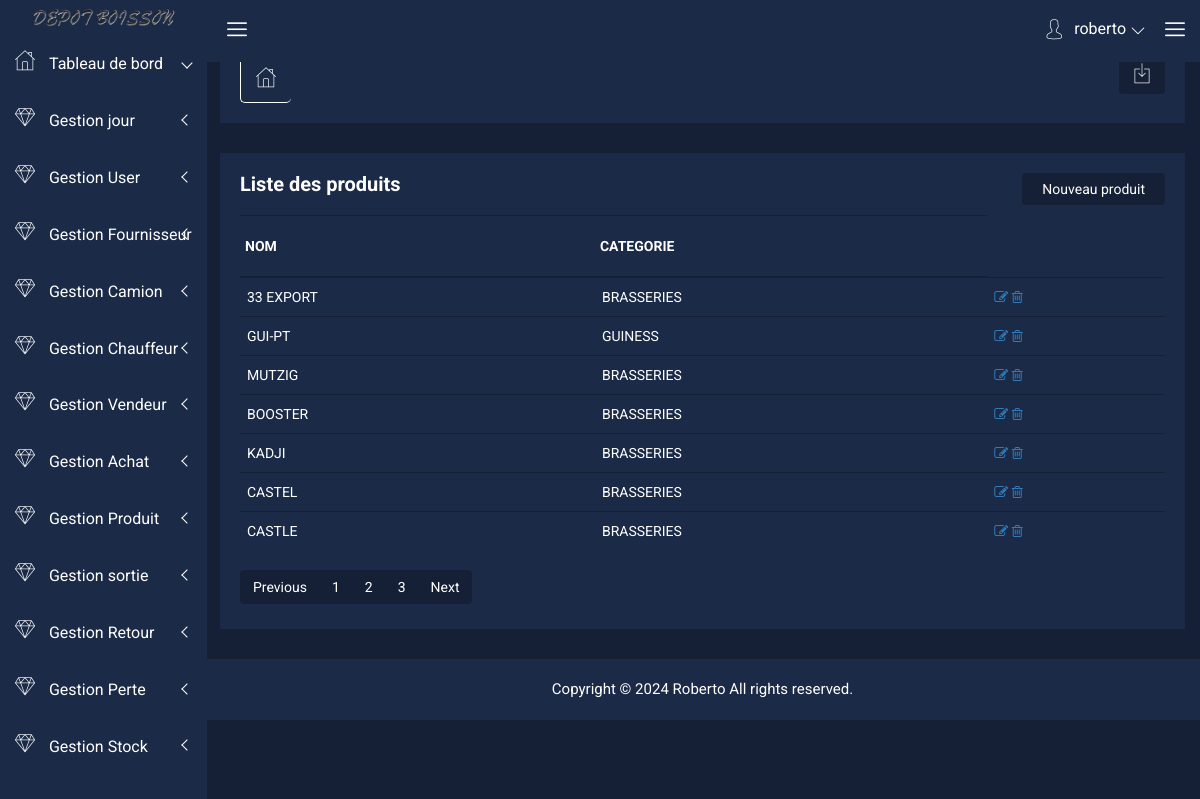
The app's page /index.php?page=listproduit (signed in) with its own data.
### tables this page shows
CREATE TABLE `produit` (
  `id_produit` int(255) NOT NULL,
  `nom` varchar(255) NOT NULL,
  `quantite` int(255) NOT NULL,
  `categorie` varchar(255) NOT NULL,
  `fournisseur` varchar(255) NOT NULL,
  `etat` varchar(255) NOT NULL
);

### model/produit.php (called while the page is built, shortened)
<?php
class produit{
    public function connect(){
        $host="localhost";
        $dbname="gestions_stocks";
        $user="root";
        $pass="";
        $connect = new PDO("mysql:host=$host;dbname=$dbname",$user,$pass);
        $connect->setAttribute(PDO::ATTR_ERRMODE,PDO::ERRMODE_EXCEPTION);
        return $connect;
    }
    public function listproduit(){
        $connect=$this->connect();
        $requete=$connect->query("SELECT * FROM produit");
        $resultat=$requete->fetchAll();
        return $resultat;
      }
    }
?>

### vues/listproduit.php (the view)
<?php
    require("header.php");
?>
             <div class="breadcome-area">
                <div class="container-fluid">
                    <div class="row">
                        <div class="col-lg-12 col-md-12 col-sm-12 col-xs-12">
							<div class="breadcome-list">
                                <div class="row">
                                    <div class="col-lg-6 col-md-6 col-sm-6 col-xs-6">
                                        <div class="breadcomb-wp">
											<div class="breadcomb-icon">
												<i class="icon nalika-home"></i>
											</div>
										</div>
                                    </div>
                                    <div class="col-lg-6 col-md-6 col-sm-6 col-xs-6">
                                        <div class="breadcomb-report">
											<button data-toggle="tooltip" data-placement="left" title="Download Report" class="btn"><i class="icon nalika-download"></i></button>
										</div>
                                    </div>
                                </div>
                            </div>
                        </div>
                    </div>
                </div>
            </div>
        </div>
         <div class="product-status mg-b-30">
            <div class="container-fluid">
                <div class="row">
                    <div class="col-lg-12 col-md-12 col-sm-12 col-xs-12">
                        <div class="product-status-wrap">
                            <h4>Liste des produits</h4>
                            <div class="add-product">
                                <a href="index.php?page=addproduit">Nouveau produit</a>
                            </div>
                            <table>
                                <tr>
                                    <th>NOM</th>
                                    <th>CATEGORIE</th>
                                </tr>
                                <?php foreach($listproduit as $data) { ?>
                                <tr>
                                    <td> <?php echo $data['nom'] ?> </td>
                                    <td><?php echo $data['categorie'] ?></td>
                                    <td>
                                    <a href="index.php?page=modifierproduit&id=<?php echo $data['id_produit'] ?>" class="pd-setting-ed"><i class="fa fa-pencil-square-o" aria-hidden="true"></i></a>
                                    <a href="index.php?page=deleteproduit&id=<?php echo $data['id_produit'] ?>" class="pd-setting-ed"><i class="fa fa-trash-o" aria-hidden="true"></i></a>
                                    </td>
                                </tr>
                               <?php } ?>
                            </table>
                            <div class="custom-pagination">
								<ul class="pagination">
									<li class="page-item"><a class="page-link" href="#">Previous</a></li>
									<li class="page-item"><a class="page-link" href="#">1</a></li>
									<li class="page-item"><a class="page-link" href="#">2</a></li>
									<li class="page-item"><a class="page-link" href="#">3</a></li>
									<li class="page-item"><a class="page-link" href="#">Next</a></li>
								</ul>
                            </div>
                        </div>
                    </div>
                </div>
            </div>
        </div>
<?php
    require("footer.php");
?>

### index.php (shortened to what this page needs)
<?php
include("model/produit.php");
if(!isset($_SESSION['user'])){
    $message="";
    $l="";
    if(isset($_POST['valider'])){
        $username=$_POST['username'];
        $pass=$_POST['password'];
        $user=new utilisateur();
        if($user->isUser($username,$pass)){
           $message="succes" ;
           $_SESSION['user']= $username;
           $_SESSION['iduser']= $user->getIduser($_SESSION['user']);
           $_SESSION['role']= $user->getRolesUser($username);
            header("location: index.php?page=accueil");
           exit;
        }
        else{
            $message="le username ou le password ne sont correct" ;
        }
    }
    include("vues/login.php");
}
else{
    if(isset($_GET['page'])){
        $page=$_GET['page'];
if($page=="listproduit"){
  $produit = new produit();
  $listproduit= $produit->listproduit();
include("vues/listproduit.php");
}
    }
  }
?>

### vues/header.php (shortened to what this page needs)
<!doctype html>
<html class="no-js" lang="en">
<head>
    <link rel="stylesheet" href="css/bootstrap.min.css">
    <link rel="stylesheet" href="css/font-awesome.min.css">
    <link rel="stylesheet" href="css/nalika-icon.css">
    <link rel="stylesheet" href="css/owl.carousel.css">
    <link rel="stylesheet" href="css/owl.theme.css">
    <link rel="stylesheet" href="css/owl.transitions.css">
    <link rel="stylesheet" href="css/animate.css">
    <link rel="stylesheet" href="css/normalize.css">
    <link rel="stylesheet" href="css/meanmenu.min.css">
    <link rel="stylesheet" href="css/main.css">
    <link rel="stylesheet" href="css/morrisjs/morris.css">
    <link rel="stylesheet" href="css/scrollbar/jquery.mCustomScrollbar.min.css">
    <link rel="stylesheet" href="css/metisMenu/metisMenu.min.css">
    <link rel="stylesheet" href="css/metisMenu/metisMenu-vertical.css">
    <link rel="stylesheet" href="css/calendar/fullcalendar.min.css">
    <link rel="stylesheet" href="css/calendar/fullcalendar.print.min.css">
    <link rel="stylesheet" href="style.css">
    <link rel="stylesheet" href="css/responsive.css">
</head>
<body>
    <div class="left-sidebar-pro">
        <nav id="sidebar" class="">
            <div class="sidebar-header">
                <a href="index.html"><img class="main-logo" src="img/logo/logo.png" alt=""  width="150"/></a>
            </div>
            <div class="left-custom-menu-adp-wrap comment-scrollbar">
                <nav class="sidebar-nav left-sidebar-menu-pro">
                    <ul class="metismenu" id="menu1">
                        <li class="active">
                            <a class="has-arrow" href="index.html">
								   <i class="icon nalika-home icon-wrap"></i>
								   <span class="mini-click-non">Tableau de bord</span>
								</a>
                        </li>
                        <?php if($_SESSION['role']=="ADMINISTRATEUR"){ ?>
                        <li>
                            <a class="has-arrow" href="mailbox.html" aria-expanded="false"><i class="icon nalika-diamond icon-wrap"></i> <span class="mini-click-oui">Gestion jour</span></a>
                        </li>
                        <li>
                            <a class="has-arrow" href="mailbox.html" aria-expanded="false"><i class="icon nalika-diamond icon-wrap"></i> <span class="mini-click-oui">Gestion User</span></a>
                        </li>
                        <li>
                            <a class="has-arrow" href="mailbox.html" aria-expanded="false"><i class="icon nalika-diamond icon-wrap"></i> <span class="mini-click-oui">Gestion Fournisseur</span></a>
                        </li>
                        <li>
                            <a class="has-arrow" href="mailbox.html" aria-expanded="false"><i class="icon nalika-diamond icon-wrap"></i> <span class="mini-click-non">Gestion Camion</span></a>
                        </li>
                        <li>
                            <a class="has-arrow" href="mailbox.html" aria-expanded="false"><i class="icon nalika-diamond icon-wrap"></i> <span class="mini-click-non">Gestion Chauffeur</span></a>
                        </li>
                        <li>
                            <a class="has-arrow" href="mailbox.html" aria-expanded="false"><i class="icon nalika-diamond icon-wrap"></i> <span class="mini-click-non">Gestion Vendeur</span></a>
                        </li>
                        <?php } ?>
                        <?php if($_SESSION['jour']!=0){ ?>
                        <li>
                            <a class="has-arrow" href="mailbox.html" aria-expanded="false"><i class="icon nalika-diamond icon-wrap"></i> <span class="mini-click-non">Gestion Achat</span></a>
                        </li>
                        <li>
                            <a class="has-arrow" href="mailbox.html" aria-expanded="false"><i class="icon nalika-diamond icon-wrap"></i> <span class="mini-click-non">Gestion Produit</span></a>
                        </li>
                        <li>
                            <a class="has-arrow" href="mailbox.html" aria-expanded="false"><i class="icon nalika-diamond icon-wrap"></i> <span class="mini-click-oui">Gestion sortie</span></a>
                        </li>
                        <li>
                            <a class="has-arrow" href="mailbox.html" aria-expanded="false"><i class="icon nalika-diamond icon-wrap"></i> <span class="mini-click-oui">Gestion Retour</span></a>
                        </li>
                        <li>
                            <a class="has-arrow" href="mailbox.html" aria-expanded="false"><i class="icon nalika-diamond icon-wrap"></i> <span class="mini-click-oui">Gestion Perte</span></a>
                        </li>
                        <li>
                            <a class="has-arrow" href="mailbox.html" aria-expanded="false"><i class="icon nalika-diamond icon-wrap"></i> <span class="mini-click-oui">Gestion Stock</span></a>
                        </li>
                        <?php } ?>
                    </ul>
                </nav>
            </div>
        </nav>
    </div>
    <div class="all-content-wrapper">
         <div class="header-advance-area">
            <div class="header-top-area">
                <div class="container-fluid">
                    <div class="row">
                        <div class="col-lg-12 col-md-12 col-sm-12 col-xs-12">
                            <div class="header-top-wraper">
                                <div class="row">
                                    <div class="col-lg-1 col-md-0 col-sm-1 col-xs-12">
                                        <div class="menu-switcher-pro">
                                            <button type="button" id="sidebarCollapse" class="btn bar-button-pro header-drl-controller-btn btn-info navbar-btn">
													<i class="icon nalika-menu-task"></i>
												</button>
                                        </div>
                                    </div>
                                    <div class="col-lg-5 col-md-5 col-sm-12 col-xs-12">
                                        <div class="header-right-info">
                                            <ul class="nav navbar-nav mai-top-nav header-right-menu">
                                                <li class="nav-item">
                                                    <a href="#" data-toggle="dropdown" role="button" aria-expanded="false" class="nav-link dropdown-toggle">
															<i class="icon nalika-user"></i>
															<span class="admin-name"> <?php echo $_SESSION['user']; ?> </span>
															<i class="icon nalika-down-arrow nalika-angle-dw"></i>
														</a>
                                                </li>
                                                <li class="nav-item nav-setting-open"><a href="#" data-toggle="dropdown" role="button" aria-expanded="false" class="nav-link dropdown-toggle"><i class="icon nalika-menu-task"></i></a>
                                            </ul>
                                        </div>
                                    </div>
                                </div>
                            </div>
                        </div>
                    </div>
                </div>
            </div>

### vues/footer.php (shortened to what this page needs)
        <div class="footer-copyright-area">
            <div class="container-fluid">
                <div class="row">
                    <div class="col-lg-12">
                        <div class="footer-copy-right">
                            <p>Copyright © 2024<a href="#"> Roberto </a> All rights reserved.</p>
                        </div>
                    </div>
                </div>
            </div>
        </div>
    </div>
</body>
</html>

### css/main.css (style rules this page uses)
html { color: #222; font-size: 1em; line-height: 1.4; }
audio, canvas, iframe, img, svg, video { vertical-align: middle; }

### css/metisMenu/metisMenu-vertical.css (style rules this page uses)
.sidebar-nav { background: #fff; }
.sidebar-nav ul { padding: 0; margin: 0; list-style: none; background: #1b2a47; }
.sidebar-nav .metismenu { background: #1b2a47; display: -webkit-box; display: -ms-flexbox; display: flex; -webkit-box-orient: vertical; -webkit-box-direction: normal; -ms-flex-direction: column; flex-direction: column; }
.sidebar-nav .metismenu li + li { margin-top: 5px; }
.sidebar-nav .metismenu li:first-child { margin-top: 5px; }
.sidebar-nav .metismenu li:last-child { margin-bottom: 5px; }
.sidebar-nav .metismenu > li { display: -webkit-box; display: -ms-flexbox; display: flex; -webkit-box-orient: vertical; -webkit-box-direction: normal; -ms-flex-direction: column; flex-direction: column; position: relative; }
.sidebar-nav .metismenu a { position: relative; display: block; padding: 13px 15px; color: #fff; outline-width: 0; transition: all .3s ease-out; font-size:16px; }
.sidebar-nav .metismenu li .icon-wrap { margin-right:10px; font-size:20px; }

### records on screen
produit: nom "33 EXPORT", categorie "BRASSERIES"
produit: nom "GUI-PT", categorie "GUINESS"
produit: nom "MUTZIG", categorie "BRASSERIES"
produit: nom "BOOSTER", categorie "BRASSERIES"
produit: nom "KADJI", categorie "BRASSERIES"
produit: nom "CASTEL", categorie "BRASSERIES"
produit: nom "CASTLE", categorie "BRASSERIES"

### other values on screen
$_SESSION['user'] "roberto"
